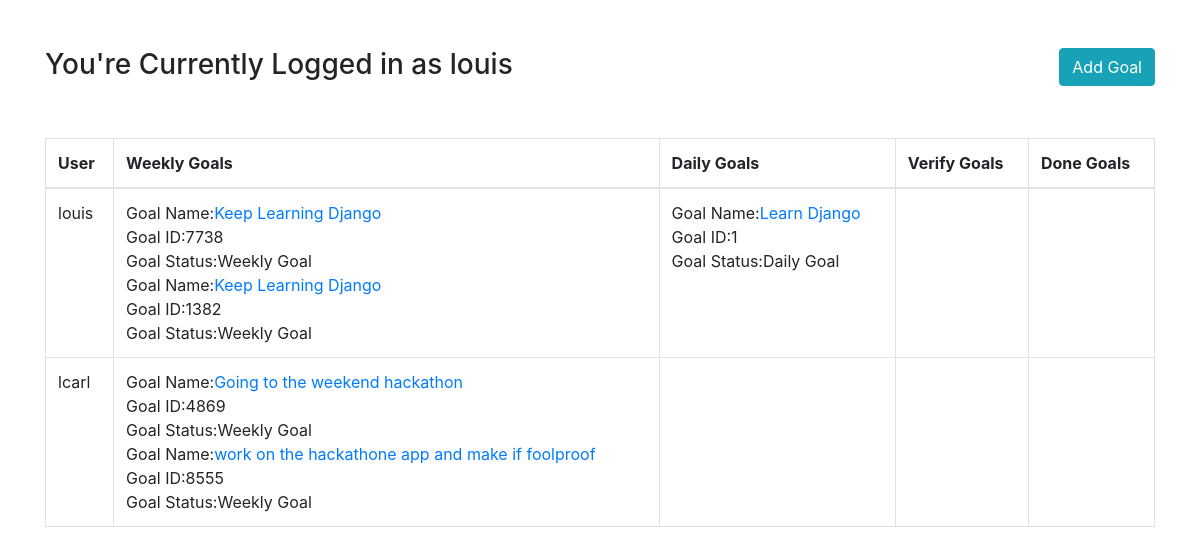
The page /index/home (signed in) on the database its author committed.
### samuelamujoscrumy/models.py (models this page shows, shortened)
class ScrumyGoals(models.Model):
  goal_name = models.CharField(max_length=50)
  goal_id = models.IntegerField()
  created_by = models.CharField(max_length=50)
  moved_by = models.CharField(max_length=50)
  owner = models.CharField(max_length=50)
  goal_status = models.ForeignKey(GoalStatus, on_delete = models.CASCADE)
  user = models.ForeignKey(User, related_name = 'scrumyUser', on_delete = models.CASCADE)

class GoalStatus(models.Model):
    status_name = models.CharField(max_length=100)
    def __str__(self):
        return self.status_name

### samuelamujoscrumy/views.py (the view)
# urls.py: 2. Add a URL to urlpatterns:  path('', views.home, name='home')
def home(request):
  User = get_user_model()
  allUsers = User.objects.all()
  datas = []
  for user in allUsers:
    dic = {}
    dic['users'] = user
    w_g = GoalStatus.objects.get(status_name="Weekly Goal")
    dic['w_g'] = user.scrumyUser.filter(goal_status = w_g)
    d_g = GoalStatus.objects.get(status_name="Daily Goal")
    dic['d_g'] = user.scrumyUser.filter(goal_status = d_g)
    v_g = GoalStatus.objects.get(status_name="Verify Goal")
    dic['v_g'] = user.scrumyUser.filter(goal_status = v_g)
    dn_g = GoalStatus.objects.get(status_name="Done Goal")
    dic['dn_g'] = user.scrumyUser.filter(goal_status = dn_g)
    datas.append(dic)
  context = {
    'datas': datas
  }
  return render(request, 'samuelamujoscrumy/home.html', context)

### samuelamujoscrumy/templates/samuelamujoscrumy/home.html (shortened to what this page needs)
 <!DOCTYPE html>
<html lang="en">
<head>
    <link rel="stylesheet" href="https://stackpath.bootstrapcdn.com/bootstrap/4.3.1/css/bootstrap.min.css">
</head>
<body>
    <div class="container">
        <div class="row mt-5">
            <div class="col-md-6 mb-5"><h3>You're Currently Logged in as {{ user }} </h3></div>
            <div class="col-md-6 text-right text-white mb-3">
                <a class="btn btn-info" href="{% url 'addgoal' %}">Add Goal</a>
            </div>
        </div>
        <div class="table-responsive">
            <table class="table table-bordered">
                <thead>
                    <tr>
                        <th>User</th>
                        <th>Weekly Goals</th>
                        <th>Daily Goals</th>
                        <th>Verify Goals</th>
                        <th>Done Goals</th>
                    </tr>
                </thead>
                <tbody>
                    {% for data in datas %}
                    <tr>
                        <td>{{ data.users }}</td>
                        <td>
                            {% for wg_column in data.w_g %}
                                Goal Name:<a href="movegoal/{{ wg_column.goal_id }}">{{ wg_column.goal_name }}</a><br>Goal ID:{{ wg_column.goal_id }}<br>Goal Status:{{ wg_column.goal_status }}<br>
                            {% endfor %}
                        </td>
                        <td>
                            {% for dg_column in data.d_g %}
                                Goal Name:<a href="movegoal/{{ dg_column.goal_id }}">{{ dg_column.goal_name }}</a><br>Goal ID:{{ dg_column.goal_id }}<br>Goal Status:{{ dg_column.goal_status }}<br>
                            {% endfor %}
                        </td>
                        <td>
                        </td>
                        <td>
                        </td>
                    </tr>
                    {% endfor %}
                </tbody>
            </table>
        </div>
    </div>
</body>
</html>

### rows shown on the page
ScrumyGoals: goal_name "Keep Learning Django", goal_id "7738", goal_status "Weekly Goal"
ScrumyGoals: goal_name "Keep Learning Django", goal_id "1382", goal_status "Weekly Goal"
ScrumyGoals: goal_name "Learn Django", goal_id "1", goal_status "Daily Goal"
ScrumyGoals: goal_name "Going to the weekend hackathon", goal_id "4869", goal_status "Weekly Goal"
ScrumyGoals: goal_name "work on the hackathone app and make if foolproof", goal_id "8555", goal_status "Weekly Goal"

### other values the page prints
{{ user }} "louis"
{{ data.users }} "louis"
{{ data.users }} "lcarl"
